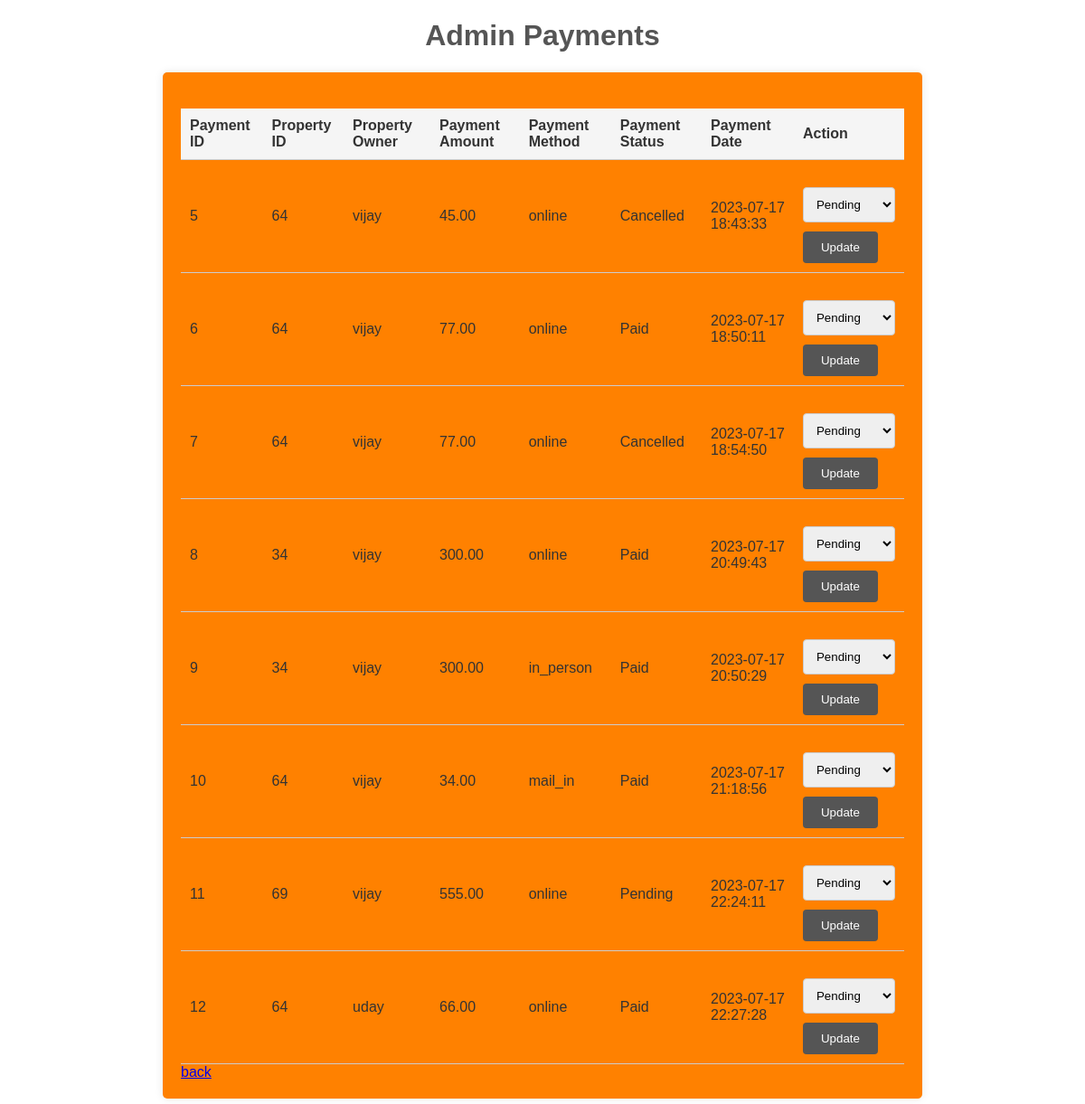
The page /admin_payments.php on the database its author committed.
### tables this page shows
CREATE TABLE `payments` (
  `id` int(11) NOT NULL,
  `property_id` varchar(100) DEFAULT NULL,
  `property_owner` varchar(100) DEFAULT NULL,
  `payment_amount` decimal(10,2) DEFAULT NULL,
  `payment_method` varchar(100) DEFAULT NULL,
  `payment_status` varchar(20) DEFAULT 'Pending',
  `payment_date` datetime DEFAULT NULL,
  `username` varchar(100) NOT NULL
);

### admin_payments.php (the view, shortened to what this page needs)
<!DOCTYPE html>
<html>
<head>
</head>
<body>
  <h1>Admin Payments</h1>
  <div class="container">
    <?php
      require_once 'conn.php';
      $stmt = $con->prepare("SELECT * FROM payments");
      $stmt->execute();
      $result = $stmt->get_result();
      if ($result->num_rows > 0) {
        echo '<table>';
        echo '<tr><th>Payment ID</th><th>Property ID</th><th>Property Owner</th><th>Payment Amount</th><th>Payment Method</th><th>Payment Status</th><th>Payment Date</th><th>Action</th></tr>';
        while ($paymentDetails = $result->fetch_assoc()) {
          echo '<tr>';
          echo '<td>' . $paymentDetails['id'] . '</td>';
          echo '<td>' . $paymentDetails['property_id'] . '</td>';
          echo '<td>' . $paymentDetails['property_owner'] . '</td>';
          echo '<td>' . $paymentDetails['payment_amount'] . '</td>';
          echo '<td>' . $paymentDetails['payment_method'] . '</td>';
          echo '<td>' . $paymentDetails['payment_status'] . '</td>';
          echo '<td>' . $paymentDetails['payment_date'] . '</td>';
          echo '<td>';
          echo '<form action="admin_payments.php" method="post">';
          echo '<select name="status" required>';
          echo '<option value="Pending">Pending</option>';
          echo '</select>';
          echo '<input type="submit" name="update_status" value="Update">';
          echo '</form>';
          echo '</td>';
          echo '</tr>';
        }
        echo '</table>';
      } else {
        echo '<p>No payment records found.</p>';
      }
    ?>
<a class="logout-link" href="adminhome.php">back</a>
  </div>
</body>
</html>

### admin_payments.php (style rules this page uses)
body { font-family: Arial, sans-serif; background-image: url('images/im11.jpg'); background-size: cover; background-position: center; color: #333; }
h1 { text-align: center; color: #555; }
.container { max-width: 800px; margin: 0 auto; padding: 20px; background-color: #ff8100; border-radius: 5px; box-shadow: 0 0 10px rgba(0, 0, 0, 0.1); }
table { width: 100%; border-collapse: collapse; margin-top: 20px; }
th, td { padding: 10px; text-align: left; border-bottom: 1px solid #ccc; }
th { background-color: #f5f5f5; }
form { margin-top: 20px; }
input[type="text"], select { width: 100%; padding: 10px; border: 1px solid #ccc; border-radius: 4px; margin-bottom: 10px; }
input[type="submit"] { background-color: #555; color: #fff; border: none; padding: 10px 20px; border-radius: 4px; cursor: pointer; }

### rows shown on the page
payments: id "5", property "64", property_owner "vijay", payment_amount "45.00", payment_method "online", payment_status "Cancelled", payment_date "2023-07-17 18:43:33"
payments: id "6", property "64", property_owner "vijay", payment_amount "77.00", payment_method "online", payment_status "Paid", payment_date "2023-07-17 18:50:11"
payments: id "7", property "64", property_owner "vijay", payment_amount "77.00", payment_method "online", payment_status "Cancelled", payment_date "2023-07-17 18:54:50"
payments: id "8", property "34", property_owner "vijay", payment_amount "300.00", payment_method "online", payment_status "Paid", payment_date "2023-07-17 20:49:43"
payments: id "9", property "34", property_owner "vijay", payment_amount "300.00", payment_method "in_person", payment_status "Paid", payment_date "2023-07-17 20:50:29"
payments: id "10", property "64", property_owner "vijay", payment_amount "34.00", payment_method "mail_in", payment_status "Paid", payment_date "2023-07-17 21:18:56"
payments: id "11", property "69", property_owner "vijay", payment_amount "555.00", payment_method "online", payment_status "Pending", payment_date "2023-07-17 22:24:11"
payments: id "12", property "64", property_owner "uday", payment_amount "66.00", payment_method "online", payment_status "Paid", payment_date "2023-07-17 22:27:28"
